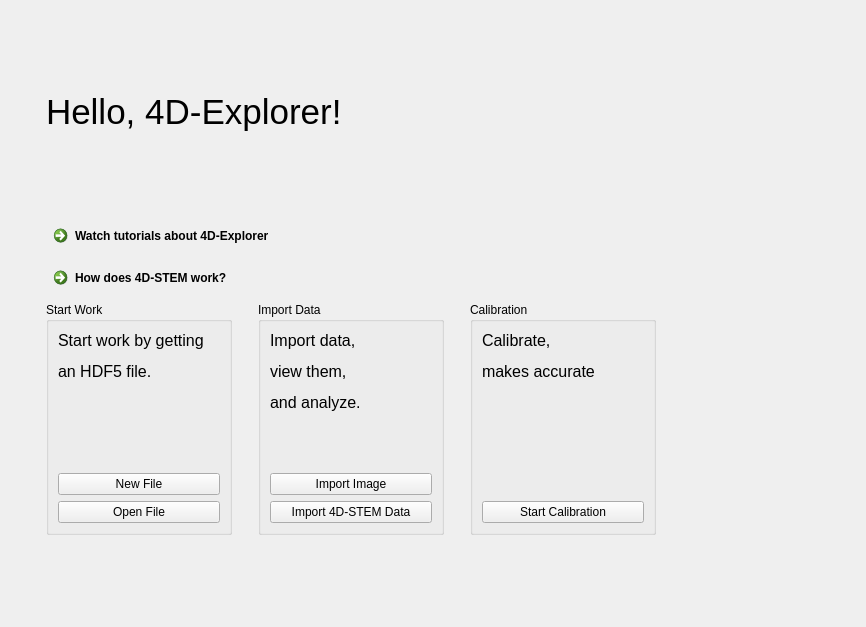
<?xml version="1.0" encoding="UTF-8"?>
<ui version="4.0">
 <class>Form</class>
 <widget class="QWidget" name="Form">
  <property name="geometry">
   <rect>
    <x>0</x>
    <y>0</y>
    <width>866</width>
    <height>627</height>
   </rect>
  </property>
  <property name="windowTitle">
   <string>Form</string>
  </property>
  <layout class="QHBoxLayout" name="horizontalLayout_3" stretch="1,20,3">
   <item>
    <spacer name="horizontalSpacer_3">
     <property name="orientation">
      <enum>Qt::Horizontal</enum>
     </property>
     <property name="sizeHint" stdset="0">
      <size>
       <width>32</width>
       <height>17</height>
      </size>
     </property>
    </spacer>
   </item>
   <item>
    <layout class="QVBoxLayout" name="verticalLayout_5">
     <item>
      <spacer name="verticalSpacer_4">
       <property name="orientation">
        <enum>Qt::Vertical</enum>
       </property>
       <property name="sizeHint" stdset="0">
        <size>
         <width>20</width>
         <height>40</height>
        </size>
       </property>
      </spacer>
     </item>
     <item>
      <widget class="QLabel" name="label">
       <property name="text">
        <string>&lt;html&gt;&lt;head/&gt;&lt;body&gt;&lt;p&gt;&lt;span style=&quot; font-size:26pt;&quot;&gt;Hello, 4D-Explorer!&lt;/span&gt;&lt;/p&gt;&lt;/body&gt;&lt;/html&gt;</string>
       </property>
      </widget>
     </item>
     <item>
      <spacer name="verticalSpacer_5">
       <property name="orientation">
        <enum>Qt::Vertical</enum>
       </property>
       <property name="sizeHint" stdset="0">
        <size>
         <width>20</width>
         <height>40</height>
        </size>
       </property>
      </spacer>
     </item>
     <item>
      <layout class="QHBoxLayout" name="horizontalLayout_2">
       <item>
        <layout class="QVBoxLayout" name="verticalLayout_4">
         <item>
          <widget class="QCommandLinkButton" name="commandLinkButton">
           <property name="text">
            <string>Watch tutorials about 4D-Explorer</string>
           </property>
          </widget>
         </item>
         <item>
          <widget class="QCommandLinkButton" name="commandLinkButton_2">
           <property name="text">
            <string>How does 4D-STEM work?</string>
           </property>
          </widget>
         </item>
        </layout>
       </item>
       <item>
        <spacer name="horizontalSpacer_4">
         <property name="orientation">
          <enum>Qt::Horizontal</enum>
         </property>
         <property name="sizeHint" stdset="0">
          <size>
           <width>238</width>
           <height>78</height>
          </size>
         </property>
        </spacer>
       </item>
      </layout>
     </item>
     <item>
      <layout class="QHBoxLayout" name="horizontalLayout" stretch="2,2,2,1">
       <property name="spacing">
        <number>26</number>
       </property>
       <item>
        <widget class="QGroupBox" name="groupBox">
         <property name="title">
          <string>Start Work</string>
         </property>
         <layout class="QVBoxLayout" name="verticalLayout">
          <item>
           <widget class="QLabel" name="label_2">
            <property name="text">
             <string>&lt;html&gt;&lt;head/&gt;&lt;body&gt;&lt;p&gt;&lt;span style=&quot; font-size:12pt;&quot;&gt;Start work by getting &lt;/span&gt;&lt;/p&gt;&lt;p&gt;&lt;span style=&quot; font-size:12pt;&quot;&gt;an HDF5 file.&lt;/span&gt;&lt;/p&gt;&lt;p&gt;&lt;br/&gt;&lt;/p&gt;&lt;/body&gt;&lt;/html&gt;</string>
            </property>
           </widget>
          </item>
          <item>
           <spacer name="verticalSpacer">
            <property name="orientation">
             <enum>Qt::Vertical</enum>
            </property>
            <property name="sizeHint" stdset="0">
             <size>
              <width>20</width>
              <height>40</height>
             </size>
            </property>
           </spacer>
          </item>
          <item>
           <widget class="QPushButton" name="pushButton">
            <property name="text">
             <string>New File</string>
            </property>
           </widget>
          </item>
          <item>
           <widget class="QPushButton" name="pushButton_2">
            <property name="text">
             <string>Open File</string>
            </property>
           </widget>
          </item>
         </layout>
        </widget>
       </item>
       <item>
        <widget class="QGroupBox" name="groupBox_2">
         <property name="title">
          <string>Import Data</string>
         </property>
         <layout class="QVBoxLayout" name="verticalLayout_2">
          <item>
           <widget class="QLabel" name="label_3">
            <property name="text">
             <string>&lt;html&gt;&lt;head/&gt;&lt;body&gt;&lt;p&gt;&lt;span style=&quot; font-size:12pt;&quot;&gt;Import data, &lt;/span&gt;&lt;/p&gt;&lt;p&gt;&lt;span style=&quot; font-size:12pt;&quot;&gt;view them,&lt;/span&gt;&lt;/p&gt;&lt;p&gt;&lt;span style=&quot; font-size:12pt;&quot;&gt;and analyze.&lt;/span&gt;&lt;/p&gt;&lt;/body&gt;&lt;/html&gt;</string>
            </property>
           </widget>
          </item>
          <item>
           <spacer name="verticalSpacer_2">
            <property name="orientation">
             <enum>Qt::Vertical</enum>
            </property>
            <property name="sizeHint" stdset="0">
             <size>
              <width>20</width>
              <height>51</height>
             </size>
            </property>
           </spacer>
          </item>
          <item>
           <widget class="QPushButton" name="pushButton_3">
            <property name="text">
             <string>Import Image</string>
            </property>
           </widget>
          </item>
          <item>
           <widget class="QPushButton" name="pushButton_4">
            <property name="text">
             <string>Import 4D-STEM Data</string>
            </property>
           </widget>
          </item>
         </layout>
        </widget>
       </item>
       <item>
        <widget class="QGroupBox" name="groupBox_3">
         <property name="title">
          <string>Calibration</string>
         </property>
         <layout class="QVBoxLayout" name="verticalLayout_3">
          <item>
           <widget class="QLabel" name="label_4">
            <property name="text">
             <string>&lt;html&gt;&lt;head/&gt;&lt;body&gt;&lt;p&gt;&lt;span style=&quot; font-size:12pt;&quot;&gt;Calibrate,&lt;/span&gt;&lt;/p&gt;&lt;p&gt;&lt;span style=&quot; font-size:12pt;&quot;&gt;makes accurate&lt;/span&gt;&lt;/p&gt;&lt;/body&gt;&lt;/html&gt;</string>
            </property>
           </widget>
          </item>
          <item>
           <spacer name="verticalSpacer_3">
            <property name="orientation">
             <enum>Qt::Vertical</enum>
            </property>
            <property name="sizeHint" stdset="0">
             <size>
              <width>20</width>
              <height>114</height>
             </size>
            </property>
           </spacer>
          </item>
          <item>
           <widget class="QPushButton" name="pushButton_6">
            <property name="text">
             <string>Start Calibration</string>
            </property>
           </widget>
          </item>
         </layout>
        </widget>
       </item>
       <item>
        <spacer name="horizontalSpacer_5">
         <property name="orientation">
          <enum>Qt::Horizontal</enum>
         </property>
         <property name="sizeHint" stdset="0">
          <size>
           <width>40</width>
           <height>20</height>
          </size>
         </property>
        </spacer>
       </item>
      </layout>
     </item>
     <item>
      <spacer name="verticalSpacer_6">
       <property name="orientation">
        <enum>Qt::Vertical</enum>
       </property>
       <property name="sizeHint" stdset="0">
        <size>
         <width>20</width>
         <height>40</height>
        </size>
       </property>
      </spacer>
     </item>
    </layout>
   </item>
   <item>
    <spacer name="horizontalSpacer_2">
     <property name="orientation">
      <enum>Qt::Horizontal</enum>
     </property>
     <property name="sizeHint" stdset="0">
      <size>
       <width>142</width>
       <height>20</height>
      </size>
     </property>
    </spacer>
   </item>
  </layout>
 </widget>
 <resources/>
 <connections/>
</ui>
